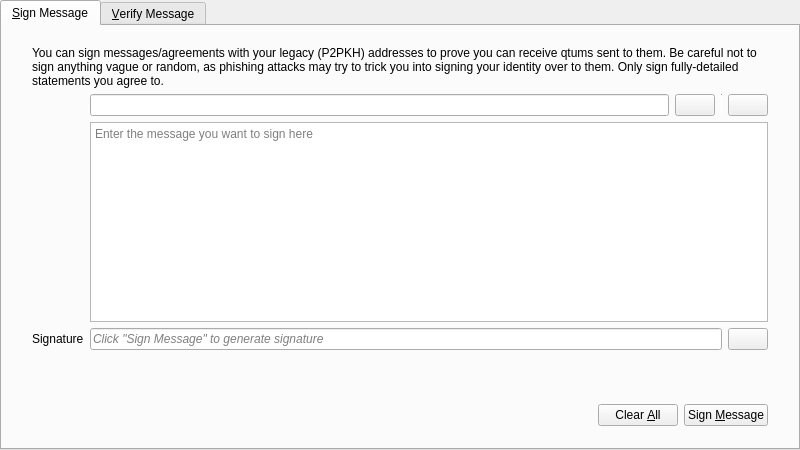
<?xml version="1.0" encoding="UTF-8"?>
<ui version="4.0">
 <class>SignVerifyMessageDialog</class>
 <widget class="QDialog" name="SignVerifyMessageDialog">
  <property name="geometry">
   <rect>
    <x>0</x>
    <y>0</y>
    <width>800</width>
    <height>450</height>
   </rect>
  </property>
  <property name="windowTitle">
   <string>Signatures - Sign / Verify a Message</string>
  </property>
  <property name="modal">
   <bool>true</bool>
  </property>
  <layout class="QVBoxLayout" name="verticalLayout">
   <property name="leftMargin">
    <number>0</number>
   </property>
   <property name="topMargin">
    <number>0</number>
   </property>
   <property name="rightMargin">
    <number>0</number>
   </property>
   <property name="bottomMargin">
    <number>0</number>
   </property>
   <item>
    <widget class="QTabWidget" name="tabWidget">
     <property name="currentIndex">
      <number>0</number>
     </property>
     <widget class="QWidget" name="tabSignMessage">
      <attribute name="title">
       <string>&amp;Sign Message</string>
      </attribute>
      <layout class="QVBoxLayout" name="verticalLayout_SM">
       <property name="leftMargin">
        <number>0</number>
       </property>
       <property name="topMargin">
        <number>0</number>
       </property>
       <property name="rightMargin">
        <number>0</number>
       </property>
       <property name="bottomMargin">
        <number>0</number>
       </property>
       <item>
        <layout class="QVBoxLayout" name="verticalLayout_3">
         <property name="leftMargin">
          <number>30</number>
         </property>
         <property name="topMargin">
          <number>20</number>
         </property>
         <property name="rightMargin">
          <number>30</number>
         </property>
         <property name="bottomMargin">
          <number>20</number>
         </property>
         <item>
          <layout class="QGridLayout" name="gridLayout">
           <item row="1" column="1">
            <layout class="QHBoxLayout" name="horizontalLayout_1_SM">
             <property name="spacing">
              <number>6</number>
             </property>
             <item>
              <widget class="QValidatedLineEdit" name="addressIn_SM">
               <property name="toolTip">
                <string>The Qtum address to sign the message with</string>
               </property>
              </widget>
             </item>
             <item>
              <widget class="QtumPushButton" name="addressBookButton_SM">
               <property name="toolTip">
                <string>Choose previously used address</string>
               </property>
               <property name="text">
                <string/>
               </property>
               <property name="icon">
                <iconset resource="../bitcoin.qrc">
                 <normaloff>:/icons/address-book</normaloff>:/icons/address-book</iconset>
               </property>
               <property name="shortcut">
                <string>Alt+A</string>
               </property>
               <property name="autoDefault">
                <bool>false</bool>
               </property>
              </widget>
             </item>
             <item>
              <widget class="Line" name="vLine">
               <property name="maximumSize">
                <size>
                 <width>1</width>
                 <height>22</height>
                </size>
               </property>
               <property name="orientation">
                <enum>Qt::Vertical</enum>
               </property>
              </widget>
             </item>
             <item>
              <widget class="QtumPushButton" name="pasteButton_SM">
               <property name="toolTip">
                <string>Paste address from clipboard</string>
               </property>
               <property name="text">
                <string/>
               </property>
               <property name="icon">
                <iconset resource="../bitcoin.qrc">
                 <normaloff>:/icons/editpaste</normaloff>:/icons/editpaste</iconset>
               </property>
               <property name="shortcut">
                <string>Alt+P</string>
               </property>
               <property name="autoDefault">
                <bool>false</bool>
               </property>
              </widget>
             </item>
            </layout>
           </item>
           <item row="2" column="1">
            <widget class="QPlainTextEdit" name="messageIn_SM">
             <property name="toolTip">
              <string>Enter the message you want to sign here</string>
             </property>
             <property name="placeholderText">
              <string>Enter the message you want to sign here</string>
             </property>
            </widget>
           </item>
           <item row="3" column="1">
            <layout class="QHBoxLayout" name="horizontalLayout_2_SM">
             <property name="spacing">
              <number>6</number>
             </property>
             <item>
              <widget class="QLineEdit" name="signatureOut_SM">
               <property name="font">
                <font>
                 <italic>true</italic>
                </font>
               </property>
               <property name="readOnly">
                <bool>true</bool>
               </property>
               <property name="placeholderText">
                <string>Click &quot;Sign Message&quot; to generate signature</string>
               </property>
              </widget>
             </item>
             <item>
              <widget class="QtumPushButton" name="copySignatureButton_SM">
               <property name="toolTip">
                <string>Copy the current signature to the system clipboard</string>
               </property>
               <property name="text">
                <string/>
               </property>
               <property name="icon">
                <iconset resource="../bitcoin.qrc">
                 <normaloff>:/icons/editcopy</normaloff>:/icons/editcopy</iconset>
               </property>
               <property name="autoDefault">
                <bool>false</bool>
               </property>
              </widget>
             </item>
            </layout>
           </item>
           <item row="3" column="0">
            <widget class="QLabel" name="signatureLabel_SM">
             <property name="text">
              <string>Signature</string>
             </property>
             <property name="textFormat">
              <enum>Qt::PlainText</enum>
             </property>
            </widget>
           </item>
           <item row="0" column="0" colspan="2">
            <widget class="QLabel" name="infoLabel_SM">
             <property name="text">
              <string>You can sign messages/agreements with your legacy (P2PKH) addresses to prove you can receive qtums sent to them. Be careful not to sign anything vague or random, as phishing attacks may try to trick you into signing your identity over to them. Only sign fully-detailed statements you agree to.</string>
             </property>
             <property name="textFormat">
              <enum>Qt::PlainText</enum>
             </property>
             <property name="wordWrap">
              <bool>true</bool>
             </property>
            </widget>
           </item>
          </layout>
         </item>
        </layout>
       </item>
       <item>
        <widget class="QWidget" name="buttonsContainerWhite" native="true">
         <layout class="QHBoxLayout" name="horizontalLayout">
          <property name="leftMargin">
           <number>30</number>
          </property>
          <property name="topMargin">
           <number>15</number>
          </property>
          <property name="rightMargin">
           <number>30</number>
          </property>
          <item>
           <spacer name="horizontalSpacer_1_SM">
            <property name="orientation">
             <enum>Qt::Horizontal</enum>
            </property>
            <property name="sizeHint" stdset="0">
             <size>
              <width>40</width>
              <height>48</height>
             </size>
            </property>
           </spacer>
          </item>
          <item>
           <widget class="QLabel" name="statusLabel_SM">
            <property name="font">
             <font>
              <weight>75</weight>
              <bold>true</bold>
             </font>
            </property>
            <property name="text">
             <string/>
            </property>
            <property name="wordWrap">
             <bool>true</bool>
            </property>
           </widget>
          </item>
          <item>
           <spacer name="horizontalSpacer_2_SM">
            <property name="orientation">
             <enum>Qt::Horizontal</enum>
            </property>
            <property name="sizeHint" stdset="0">
             <size>
              <width>40</width>
              <height>48</height>
             </size>
            </property>
           </spacer>
          </item>
          <item>
           <widget class="QtumPushButton" name="clearButton_SM">
            <property name="toolTip">
             <string>Reset all sign message fields</string>
            </property>
            <property name="text">
             <string>Clear &amp;All</string>
            </property>
            <property name="icon">
             <iconset resource="../bitcoin.qrc">
              <normaloff>:/icons/remove</normaloff>:/icons/remove</iconset>
            </property>
            <property name="autoDefault">
             <bool>false</bool>
            </property>
           </widget>
          </item>
          <item>
           <widget class="QtumPushButton" name="signMessageButton_SM">
            <property name="toolTip">
             <string>Sign the message to prove you own this Qtum address</string>
            </property>
            <property name="text">
             <string>Sign &amp;Message</string>
            </property>
            <property name="icon">
             <iconset resource="../bitcoin.qrc">
              <normaloff>:/icons/edit</normaloff>:/icons/edit</iconset>
            </property>
            <property name="autoDefault">
             <bool>false</bool>
            </property>
           </widget>
          </item>
         </layout>
        </widget>
       </item>
      </layout>
     </widget>
     <widget class="QWidget" name="tabVerifyMessage">
      <attribute name="title">
       <string>&amp;Verify Message</string>
      </attribute>
      <layout class="QVBoxLayout" name="verticalLayout_VM">
       <property name="leftMargin">
        <number>0</number>
       </property>
       <property name="topMargin">
        <number>0</number>
       </property>
       <property name="rightMargin">
        <number>0</number>
       </property>
       <property name="bottomMargin">
        <number>0</number>
       </property>
       <item>
        <layout class="QVBoxLayout" name="verticalLayout_2">
         <property name="leftMargin">
          <number>30</number>
         </property>
         <property name="topMargin">
          <number>20</number>
         </property>
         <property name="rightMargin">
          <number>30</number>
         </property>
         <property name="bottomMargin">
          <number>20</number>
         </property>
         <item>
          <widget class="QLabel" name="infoLabel_VM">
           <property name="text">
            <string>Enter the receiver's address, message (ensure you copy line breaks, spaces, tabs, etc. exactly) and signature below to verify the message. Be careful not to read more into the signature than what is in the signed message itself, to avoid being tricked by a man-in-the-middle attack. Note that this only proves the signing party receives with the address, it cannot prove sendership of any transaction!</string>
           </property>
           <property name="textFormat">
            <enum>Qt::PlainText</enum>
           </property>
           <property name="alignment">
            <set>Qt::AlignLeading|Qt::AlignLeft|Qt::AlignTop</set>
           </property>
           <property name="wordWrap">
            <bool>true</bool>
           </property>
          </widget>
         </item>
         <item>
          <layout class="QHBoxLayout" name="horizontalLayout_1_VM">
           <property name="spacing">
            <number>6</number>
           </property>
           <item>
            <widget class="QValidatedLineEdit" name="addressIn_VM">
             <property name="toolTip">
              <string>The Qtum address the message was signed with</string>
             </property>
            </widget>
           </item>
           <item>
            <widget class="QtumPushButton" name="addressBookButton_VM">
             <property name="toolTip">
              <string>Choose previously used address</string>
             </property>
             <property name="text">
              <string/>
             </property>
             <property name="icon">
              <iconset resource="../bitcoin.qrc">
               <normaloff>:/icons/address-book</normaloff>:/icons/address-book</iconset>
             </property>
             <property name="shortcut">
              <string>Alt+A</string>
             </property>
             <property name="autoDefault">
              <bool>false</bool>
             </property>
            </widget>
           </item>
          </layout>
         </item>
         <item>
          <widget class="QPlainTextEdit" name="messageIn_VM">
           <property name="toolTip">
            <string>The signed message to verify</string>
           </property>
           <property name="placeholderText">
            <string>The signed message to verify</string>
           </property>
          </widget>
         </item>
         <item>
          <widget class="QValidatedLineEdit" name="signatureIn_VM">
           <property name="toolTip">
            <string>The signature given when the message was signed</string>
           </property>
           <property name="placeholderText">
            <string>The signature given when the message was signed</string>
           </property>
          </widget>
         </item>
        </layout>
       </item>
       <item>
        <widget class="QWidget" name="buttonsContainerWhite_" native="true">
         <layout class="QHBoxLayout" name="horizontalLayout_2">
          <property name="leftMargin">
           <number>30</number>
          </property>
          <property name="topMargin">
           <number>15</number>
          </property>
          <property name="rightMargin">
           <number>30</number>
          </property>
          <item>
           <spacer name="horizontalSpacer_1_VM">
            <property name="orientation">
             <enum>Qt::Horizontal</enum>
            </property>
            <property name="sizeHint" stdset="0">
             <size>
              <width>40</width>
              <height>48</height>
             </size>
            </property>
           </spacer>
          </item>
          <item>
           <widget class="QLabel" name="statusLabel_VM">
            <property name="font">
             <font>
              <weight>75</weight>
              <bold>true</bold>
             </font>
            </property>
            <property name="text">
             <string/>
            </property>
            <property name="wordWrap">
             <bool>true</bool>
            </property>
           </widget>
          </item>
          <item>
           <spacer name="horizontalSpacer_2_VM">
            <property name="orientation">
             <enum>Qt::Horizontal</enum>
            </property>
            <property name="sizeHint" stdset="0">
             <size>
              <width>40</width>
              <height>48</height>
             </size>
            </property>
           </spacer>
          </item>
          <item>
           <widget class="QtumPushButton" name="clearButton_VM">
            <property name="toolTip">
             <string>Reset all verify message fields</string>
            </property>
            <property name="text">
             <string>Clear &amp;All</string>
            </property>
            <property name="icon">
             <iconset resource="../bitcoin.qrc">
              <normaloff>:/icons/remove</normaloff>:/icons/remove</iconset>
            </property>
            <property name="autoDefault">
             <bool>false</bool>
            </property>
           </widget>
          </item>
          <item>
           <widget class="QtumPushButton" name="verifyMessageButton_VM">
            <property name="toolTip">
             <string>Verify the message to ensure it was signed with the specified Qtum address</string>
            </property>
            <property name="text">
             <string>Verify &amp;Message</string>
            </property>
            <property name="icon">
             <iconset resource="../bitcoin.qrc">
              <normaloff>:/icons/transaction_0</normaloff>:/icons/transaction_0</iconset>
            </property>
            <property name="autoDefault">
             <bool>false</bool>
            </property>
           </widget>
          </item>
         </layout>
        </widget>
       </item>
      </layout>
     </widget>
    </widget>
   </item>
  </layout>
 </widget>
 <customwidgets>
  <customwidget>
   <class>QValidatedLineEdit</class>
   <extends>QLineEdit</extends>
   <header>qt/qvalidatedlineedit.h</header>
  </customwidget>
  <customwidget>
   <class>QtumPushButton</class>
   <extends>QPushButton</extends>
   <header>qt/qtumpushbutton.h</header>
  </customwidget>
 </customwidgets>
 <resources>
  <include location="../bitcoin.qrc"/>
 </resources>
 <connections/>
</ui>
